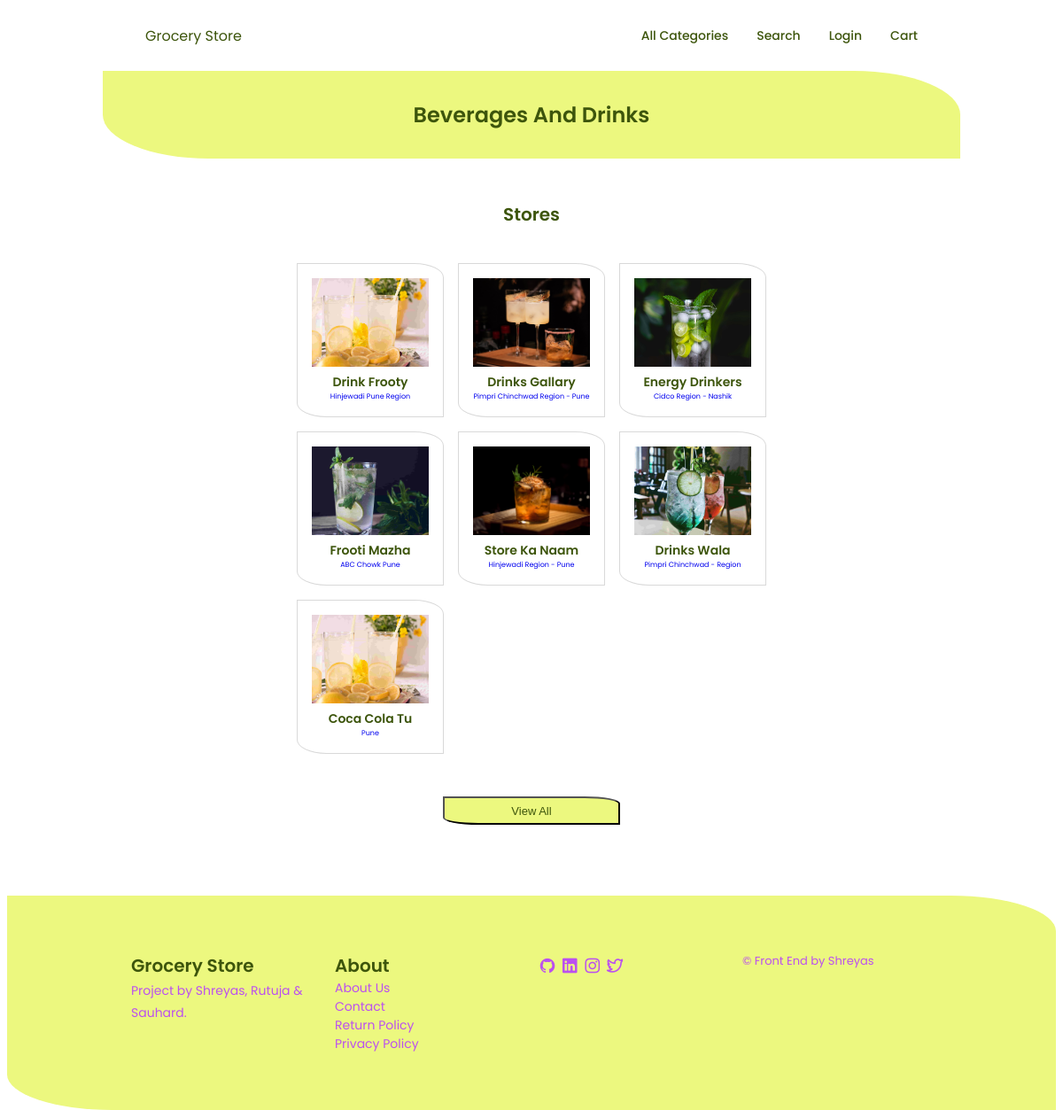
/category.php?category_name=beverages and drinks, run on the app's committed database.
### tables this page shows
CREATE TABLE `stores` (
  `store_id` int(4) NOT NULL,
  `store_categoryID` int(4) NOT NULL,
  `store_name` varchar(35) NOT NULL,
  `store_region` varchar(35) NOT NULL,
  `store_image` longtext NOT NULL,
  `store_category` varchar(40) NOT NULL COMMENT 'store category',
  `store_username` varchar(40) NOT NULL COMMENT 'store username',
  `store_password` varchar(40) NOT NULL COMMENT 'store password'
);

### category.php (the view, shortened to what this page needs)
<!DOCTYPE html>
<html lang="en">
<head>
    <link rel="stylesheet" href="assets/css/style.css">
    <link rel="stylesheet" href="https://unicons.iconscout.com/release/v4.0.0/css/line.css">
</head>
<body class="grid">
    <header class="header" id="header">
        <nav class="nav container">
            <a href="index.php" class="nav__logo">Grocery Store</a>
            <div class="nav__menu" id="nav-menu">
                <?php
                    include("includes/menu.php");
                ?>
            </div>
        </nav>
    </header>
       <main>
        <section class="category__title-container">
            <h1 class="category__title">
                <?php
                echo $_GET['category_name'];
                ?>
            </h1>
        </section>
        <section class="stores flex">
            <h1 class="section__title">Stores</h1>
            <div class="section__stores grid">
                <?php
                    require('includes/config.php');
                    $cat_name = $_GET['category_name'];
                    $fetch_categoryID = "select * from category where category_name = '$cat_name'";
                    $categoryID = mysqli_query($conn, $fetch_categoryID);
                    $cat_result = mysqli_fetch_assoc($categoryID);
                    $value = $cat_result['category_id'];
                    $query = "select * from stores where store_categoryID = $value";
                    $result = mysqli_query($conn, $query);
                    while($row = mysqli_fetch_assoc($result)){
                        echo '
                        <a href="store.php?store_id='.$row['store_id'].'&store_name='.$row['store_name'].'&store_category='.$cat_name.'&store_region='.$row['store_region'].'">
                        <div class="section__store">
                            <div class="section__store-img">
                                <img src="'.$row['store_image'].'" alt="">
                            </div>
                            <div class="section__store-text">
                                <h1>'.$row['store_name'].'</h1>
                                <p>'.$row['store_region'].'</p>
                            </div>
                        </div>
                        </a>
                        ';
                    }
                ?>
            </div>
            <button>View All</button>
        </section>
    </main>
    <footer class="footer">
        <div class="footer__container grid">
            <div class="footer__logo">
                <h1 class="footer__title">Grocery Store</h1>
                <span class="footer__subtitle">
                    Project by Shreyas, Rutuja & Sauhard.
                </span>
            </div>
            <div class="footer__about">
                <h1 class="footer__about-title">About</h1>
                <ul class="footer__links">
                    <li>
                        <a href="" class="footer__link">About Us</a>
                    </li>
                    <li>
                        <a href="" class="footer__link">Contact</a>
                    </li>
                    <li>
                        <a href="" class="footer__link">Return Policy</a>
                    </li>
                    <li>
                        <a href="" class="footer__link">Privacy Policy</a>
                    </li>
                </ul>
            </div>
            <div class="footer__socials">
                <a href="https://github.com/" target="_blank" class="footer__social">
                    <i class="uil uil-github"></i>
                </a>
                <a href="https://www.linkedin.com/in//" target= "_black" class="footer__social">
                    <i class="uil uil-linkedin"></i>
                </a>
                <a href="https://www.instagram.com//" target= "_black" class="footer__social">
                    <i class="uil uil-instagram"></i>
                </a>
                <a href="https://twitter.com/" target= "_black" class="footer__social">
                    <i class="uil uil-twitter-alt"></i>
                </a>
            </div>
            <p class="footer__copy">&#169; Front End by Shreyas</p>
        </div>
    </footer>
</body>
</html>

### includes/menu.php (shortened to what this page needs)
<ul class="nav__list grid">
    <li class="nav__item">
        <a href="#" class="nav__link">
            <i class="uil uil-box nav__icon"></i> All Categories
        </a>
    </li>
    <li class="nav__item">
        <a href="#" class="nav__link">
            <i class="uil uil-search-alt nav__icon"></i> Search
        </a>
    </li>
    <?php
        if(isset($_SESSION['status'])){
            echo '
            <li class="nav__item">
            <a href="#" class="nav__link">
                <i class="uil uil-signin nav__icon"></i> My account
            </a>
            </li>
            ';
        }
        else{
            echo '<li class="nav__item"><a href="login.php" class="nav__link"><i class="uil uil-signin nav__icon"></i>Login</a></li>';
        }
    ?>
    <li class="nav__item">
        <a href="viewcart.php" class="nav__link">
            <i class="uil uil-shopping-cart-alt nav__icon"></i> Cart
        </a>
    </li>
</ul>

### data on the page
stores: store_image (picture), store_name "Drink Frooty", store_region "Hinjewadi Pune Region"
stores: store_image (picture), store_name "Drinks Gallary", store_region "Pimpri Chinchwad Region - Pune"
stores: store_image (picture), store_name "Energy Drinkers", store_region "Cidco Region - Nashik"
stores: store_image (picture), store_name "Frooti Mazha", store_region "ABC Chowk Pune"
stores: store_image (picture), store_name "Store Ka Naam", store_region "Hinjewadi Region - Pune"
stores: store_image (picture), store_name "Drinks Wala", store_region "Pimpri Chinchwad - Region"
stores: store_image (picture), store_name "Coca Cola Tu", store_region "Pune"

### other printed values
$_GET['category_name'] "Beverages And Drinks"
